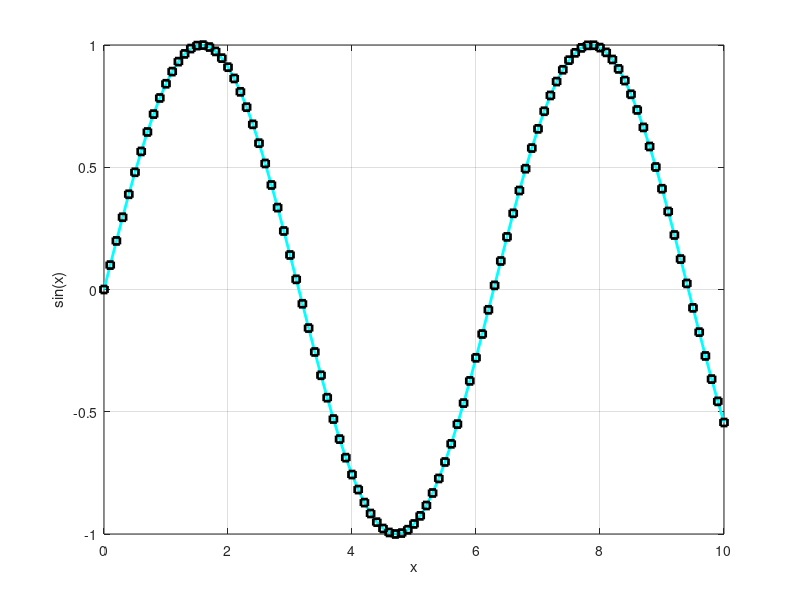

This figure's MATLAB source:
% clear memory
clear;
clc;

x = 0 : 0.1 : 10;
y = sin(x);
plot(x,y,'-rs','LineWidth',2,'MarkerEdgeColor','k','MarkerSize',5),grid
xlabel('x'),ylabel('sin(x)')
whitebg('y')
